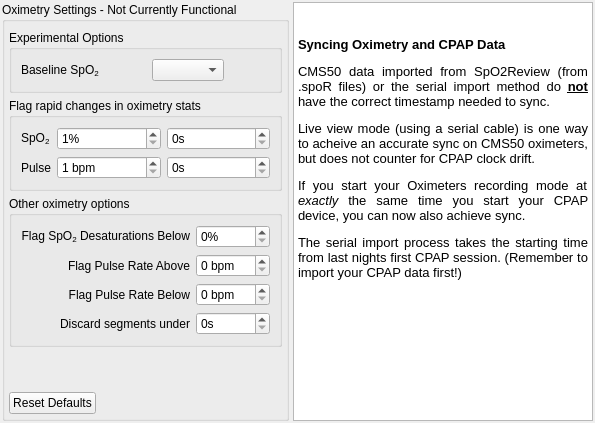
            <widget class="QWidget" name="oximetryTab">
             <attribute name="title">
              <string>Oximetry</string>
             </attribute>
             <layout class="QHBoxLayout" name="horizontalLayout_12">
              <property name="spacing">
               <number>4</number>
              </property>
              <property name="leftMargin">
               <number>2</number>
              </property>
              <property name="topMargin">
               <number>2</number>
              </property>
              <property name="rightMargin">
               <number>2</number>
              </property>
              <property name="bottomMargin">
               <number>2</number>
              </property>
              <item>
               <widget class="QGroupBox" name="oximetryGroupBox">
                <property name="title">
                 <string>Oximetry Settings - Not Currently Functional</string>
                </property>
                <property name="checkable">
                 <bool>false</bool>
                </property>
                <layout class="QGridLayout" name="gridLayout_2">
                 <property name="leftMargin">
                  <number>4</number>
                 </property>
                 <property name="topMargin">
                  <number>8</number>
                 </property>
                 <property name="rightMargin">
                  <number>4</number>
                 </property>
                 <property name="bottomMargin">
                  <number>4</number>
                 </property>
                 <property name="spacing">
                  <number>5</number>
                 </property>
                 <item row="0" column="0" colspan="2">
                  <widget class="QGroupBox" name="experimental_group">
                   <property name="title">
                    <string>Experimental Options</string>
                   </property>
                   <layout class="QVBoxLayout" name="verticalLayout">
                    <item>
                     <layout class="QHBoxLayout" name="horizontalLayout_6">
                      <item>
                       <widget class="QLabel" name="label_47">
                        <property name="sizePolicy">
                         <sizepolicy hsizetype="Fixed" vsizetype="Preferred">
                          <horstretch>0</horstretch>
                          <verstretch>0</verstretch>
                         </sizepolicy>
                        </property>
                        <property name="text">
                         <string>&lt;html&gt;&lt;head/&gt;&lt;body&gt;&lt;p&gt;Baseline SpO&lt;span style=&quot; vertical-align:sub;&quot;&gt;2&lt;/span&gt;&lt;/p&gt;&lt;/body&gt;&lt;/html&gt;</string>
                        </property>
                       </widget>
                      </item>
                      <item>
                       <spacer name="horizontalSpacer_4">
                        <property name="orientation">
                         <enum>Qt::Horizontal</enum>
                        </property>
                        <property name="sizeHint" stdset="0">
                         <size>
                          <width>40</width>
                          <height>20</height>
                         </size>
                        </property>
                       </spacer>
                      </item>
                      <item>
                       <widget class="QComboBox" name="baseSpO2Option">
                        <property name="toolTip">
                         <string>By default, OSCAR uses a calculation from the first hour of oximetry data as baseline.
This setting allows you to override that with a static value.
This may be useful when the first hour is not typical of the whole dataset.
It may also be useful to provide easier comparison between days.</string>
                        </property>
                        <property name="currentText">
                         <string/>
                        </property>
                       </widget>
                      </item>
                      <item>
                       <spacer name="horizontalSpacer_8">
                        <property name="orientation">
                         <enum>Qt::Horizontal</enum>
                        </property>
                        <property name="sizeHint" stdset="0">
                         <size>
                          <width>40</width>
                          <height>20</height>
                         </size>
                        </property>
                       </spacer>
                      </item>
                     </layout>
                    </item>
                   </layout>
                  </widget>
                 </item>
                 <item row="2" column="0" colspan="2">
                  <widget class="QGroupBox" name="groupBox_3">
                   <property name="sizePolicy">
                    <sizepolicy hsizetype="Preferred" vsizetype="Preferred">
                     <horstretch>0</horstretch>
                     <verstretch>0</verstretch>
                    </sizepolicy>
                   </property>
                   <property name="title">
                    <string>Other oximetry options</string>
                   </property>
                   <layout class="QGridLayout" name="gridLayout_13">
                    <item row="0" column="1">
                     <widget class="QSpinBox" name="oxiDesaturationThreshold">
                      <property name="suffix">
                       <string notr="true">%</string>
                      </property>
                     </widget>
                    </item>
                    <item row="2" column="1">
                     <widget class="QSpinBox" name="flagPulseBelow">
                      <property name="suffix">
                       <string> bpm</string>
                      </property>
                     </widget>
                    </item>
                    <item row="3" column="1">
                     <widget class="QSpinBox" name="oxiDiscardThreshold">
                      <property name="toolTip">
                       <string>Small chunks of oximetry data under this amount will be discarded.</string>
                      </property>
                      <property name="suffix">
                       <string>s</string>
                      </property>
                      <property name="maximum">
                       <number>300</number>
                      </property>
                     </widget>
                    </item>
                    <item row="3" column="0">
                     <widget class="QLabel" name="label_33">
                      <property name="text">
                       <string>Discard segments under</string>
                      </property>
                      <property name="alignment">
                       <set>Qt::AlignRight|Qt::AlignTrailing|Qt::AlignVCenter</set>
                      </property>
                     </widget>
                    </item>
                    <item row="1" column="1">
                     <widget class="QSpinBox" name="flagPulseAbove">
                      <property name="suffix">
                       <string> bpm</string>
                      </property>
                      <property name="maximum">
                       <number>150</number>
                      </property>
                     </widget>
                    </item>
                    <item row="0" column="0">
                     <widget class="QLabel" name="label_52">
                      <property name="text">
                       <string>&lt;html&gt;&lt;head/&gt;&lt;body&gt;&lt;p&gt;Flag SpO&lt;span style=&quot; vertical-align:sub;&quot;&gt;2&lt;/span&gt; Desaturations Below&lt;/p&gt;&lt;/body&gt;&lt;/html&gt;</string>
                      </property>
                      <property name="alignment">
                       <set>Qt::AlignRight|Qt::AlignTrailing|Qt::AlignVCenter</set>
                      </property>
                     </widget>
                    </item>
                    <item row="2" column="0">
                     <widget class="QLabel" name="label_54">
                      <property name="text">
                       <string>Flag Pulse Rate Below</string>
                      </property>
                      <property name="alignment">
                       <set>Qt::AlignRight|Qt::AlignTrailing|Qt::AlignVCenter</set>
                      </property>
                     </widget>
                    </item>
                    <item row="1" column="0">
                     <widget class="QLabel" name="label_53">
                      <property name="text">
                       <string>Flag Pulse Rate Above</string>
                      </property>
                      <property name="alignment">
                       <set>Qt::AlignRight|Qt::AlignTrailing|Qt::AlignVCenter</set>
                      </property>
                     </widget>
                    </item>
                   </layout>
                  </widget>
                 </item>
                 <item row="1" column="0" colspan="2">
                  <widget class="QGroupBox" name="groupBox_4">
                   <property name="sizePolicy">
                    <sizepolicy hsizetype="Preferred" vsizetype="Preferred">
                     <horstretch>0</horstretch>
                     <verstretch>0</verstretch>
                    </sizepolicy>
                   </property>
                   <property name="title">
                    <string>Flag rapid changes in oximetry stats</string>
                   </property>
                   <layout class="QGridLayout" name="gridLayout_4">
                    <item row="1" column="2">
                     <widget class="QDoubleSpinBox" name="spo2DropDuration">
                      <property name="toolTip">
                       <string>Minimum duration of drop in oxygen saturation</string>
                      </property>
                      <property name="suffix">
                       <string>s</string>
                      </property>
                      <property name="decimals">
                       <number>0</number>
                      </property>
                     </widget>
                    </item>
                    <item row="1" column="0">
                     <widget class="QLabel" name="label_24">
                      <property name="sizePolicy">
                       <sizepolicy hsizetype="Fixed" vsizetype="Preferred">
                        <horstretch>0</horstretch>
                        <verstretch>0</verstretch>
                       </sizepolicy>
                      </property>
                      <property name="text">
                       <string notr="true">&lt;html&gt;&lt;head/&gt;&lt;body&gt;&lt;p&gt;SpO&lt;span style=&quot; vertical-align:sub;&quot;&gt;2&lt;/span&gt;&lt;/p&gt;&lt;/body&gt;&lt;/html&gt;</string>
                      </property>
                     </widget>
                    </item>
                    <item row="3" column="0">
                     <widget class="QLabel" name="label_25">
                      <property name="sizePolicy">
                       <sizepolicy hsizetype="Fixed" vsizetype="Preferred">
                        <horstretch>0</horstretch>
                        <verstretch>0</verstretch>
                       </sizepolicy>
                      </property>
                      <property name="text">
                       <string>Pulse</string>
                      </property>
                     </widget>
                    </item>
                    <item row="3" column="2">
                     <widget class="QDoubleSpinBox" name="pulseChangeDuration">
                      <property name="toolTip">
                       <string>Minimum duration of pulse change event.</string>
                      </property>
                      <property name="suffix">
                       <string>s</string>
                      </property>
                      <property name="decimals">
                       <number>0</number>
                      </property>
                     </widget>
                    </item>
                    <item row="3" column="1">
                     <widget class="QDoubleSpinBox" name="pulseChange">
                      <property name="toolTip">
                       <string>Sudden change in Pulse Rate of at least this amount</string>
                      </property>
                      <property name="suffix">
                       <string> bpm</string>
                      </property>
                      <property name="decimals">
                       <number>0</number>
                      </property>
                      <property name="minimum">
                       <double>1.000000000000000</double>
                      </property>
                     </widget>
                    </item>
                    <item row="1" column="1">
                     <widget class="QDoubleSpinBox" name="spo2Drop">
                      <property name="toolTip">
                       <string>Percentage drop in oxygen saturation</string>
                      </property>
                      <property name="suffix">
                       <string notr="true">%</string>
                      </property>
                      <property name="decimals">
                       <number>0</number>
                      </property>
                      <property name="minimum">
                       <double>1.000000000000000</double>
                      </property>
                     </widget>
                    </item>
                   </layout>
                  </widget>
                 </item>
                 <item row="3" column="0" colspan="2">
                  <spacer name="verticalSpacer_6">
                   <property name="orientation">
                    <enum>Qt::Vertical</enum>
                   </property>
                   <property name="sizeHint" stdset="0">
                    <size>
                     <width>20</width>
                     <height>40</height>
                    </size>
                   </property>
                  </spacer>
                 </item>
                 <item row="4" column="0">
                  <widget class="QPushButton" name="resetOxiMetryDefaults">
                   <property name="sizePolicy">
                    <sizepolicy hsizetype="Fixed" vsizetype="Minimum">
                     <horstretch>0</horstretch>
                     <verstretch>0</verstretch>
                    </sizepolicy>
                   </property>
                   <property name="text">
                    <string>Reset Defaults</string>
                   </property>
                  </widget>
                 </item>
                </layout>
               </widget>
              </item>
              <item>
               <widget class="QTextBrowser" name="textBrowser">
                <property name="sizePolicy">
                 <sizepolicy hsizetype="Expanding" vsizetype="Expanding">
                  <horstretch>0</horstretch>
                  <verstretch>0</verstretch>
                 </sizepolicy>
                </property>
                <property name="minimumSize">
                 <size>
                  <width>300</width>
                  <height>0</height>
                 </size>
                </property>
                <property name="html">
                 <string>&lt;!DOCTYPE HTML PUBLIC &quot;-//W3C//DTD HTML 4.0//EN&quot; &quot;http://www.w3.org/TR/REC-html40/strict.dtd&quot;&gt;
&lt;html&gt;&lt;head&gt;&lt;meta name=&quot;qrichtext&quot; content=&quot;1&quot; /&gt;&lt;style type=&quot;text/css&quot;&gt;
p, li { white-space: pre-wrap; }
&lt;/style&gt;&lt;/head&gt;&lt;body style=&quot; font-family:'MS Shell Dlg 2'; font-size:8.25pt; font-weight:400; font-style:normal;&quot;&gt;
&lt;p style=&quot; margin-top:0px; margin-bottom:0px; margin-left:0px; margin-right:0px; -qt-block-indent:0; text-indent:0px;&quot;&gt;&lt;span style=&quot; font-family:'Ubuntu'; font-size:11pt;&quot;&gt; &lt;/span&gt;&lt;/p&gt;
&lt;p style=&quot; margin-top:12px; margin-bottom:12px; margin-left:0px; margin-right:0px; -qt-block-indent:0; text-indent:0px;&quot;&gt;&lt;span style=&quot; font-family:'Sans'; font-size:10pt; font-weight:600;&quot;&gt;Syncing Oximetry and CPAP Data&lt;/span&gt;&lt;/p&gt;
&lt;p align=&quot;justify&quot; style=&quot; margin-top:12px; margin-bottom:12px; margin-left:0px; margin-right:0px; -qt-block-indent:0; text-indent:0px;&quot;&gt;&lt;span style=&quot; font-family:'Sans'; font-size:10pt;&quot;&gt;CMS50 data imported from SpO2Review (from .spoR files) or the serial import method do &lt;/span&gt;&lt;span style=&quot; font-family:'Sans'; font-size:10pt; font-weight:600; text-decoration: underline;&quot;&gt;not&lt;/span&gt;&lt;span style=&quot; font-family:'Sans'; font-size:10pt;&quot;&gt; have the correct timestamp needed to sync.&lt;/span&gt;&lt;/p&gt;
&lt;p align=&quot;justify&quot; style=&quot; margin-top:12px; margin-bottom:12px; margin-left:0px; margin-right:0px; -qt-block-indent:0; text-indent:0px;&quot;&gt;&lt;span style=&quot; font-family:'Sans'; font-size:10pt;&quot;&gt;Live view mode (using a serial cable) is one way to acheive an accurate sync on CMS50 oximeters, but does not counter for CPAP clock drift.&lt;/span&gt;&lt;/p&gt;
&lt;p align=&quot;justify&quot; style=&quot; margin-top:12px; margin-bottom:12px; margin-left:0px; margin-right:0px; -qt-block-indent:0; text-indent:0px;&quot;&gt;&lt;span style=&quot; font-family:'Sans'; font-size:10pt;&quot;&gt;If you start your Oximeters recording mode at &lt;/span&gt;&lt;span style=&quot; font-family:'Sans'; font-size:10pt; font-style:italic;&quot;&gt;exactly &lt;/span&gt;&lt;span style=&quot; font-family:'Sans'; font-size:10pt;&quot;&gt;the same time you start your CPAP device, you can now also achieve sync. &lt;/span&gt;&lt;/p&gt;
&lt;p align=&quot;justify&quot; style=&quot; margin-top:12px; margin-bottom:12px; margin-left:0px; margin-right:0px; -qt-block-indent:0; text-indent:0px;&quot;&gt;&lt;span style=&quot; font-family:'Sans'; font-size:10pt;&quot;&gt;The serial import process takes the starting time from last nights first CPAP session. (Remember to import your CPAP data first!)&lt;/span&gt;&lt;/p&gt;&lt;/body&gt;&lt;/html&gt;</string>
                </property>
               </widget>
              </item>
             </layout>
            </widget>
